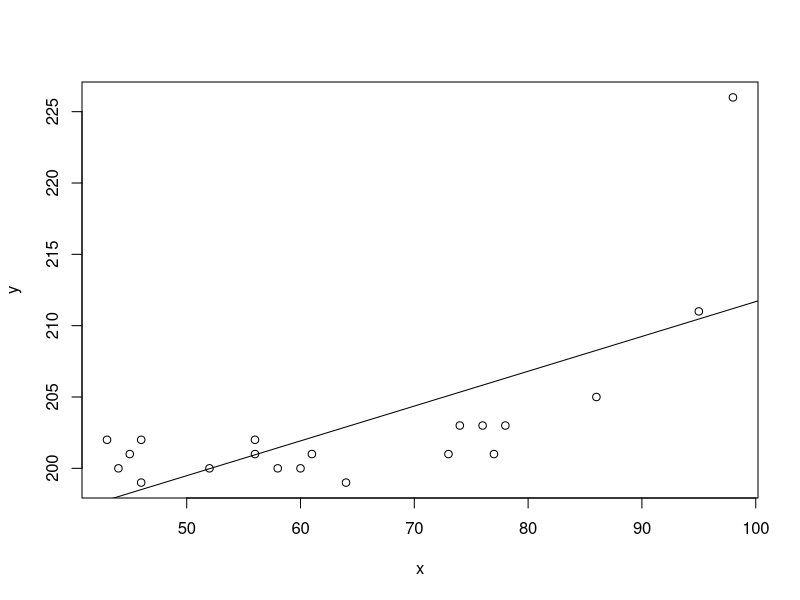
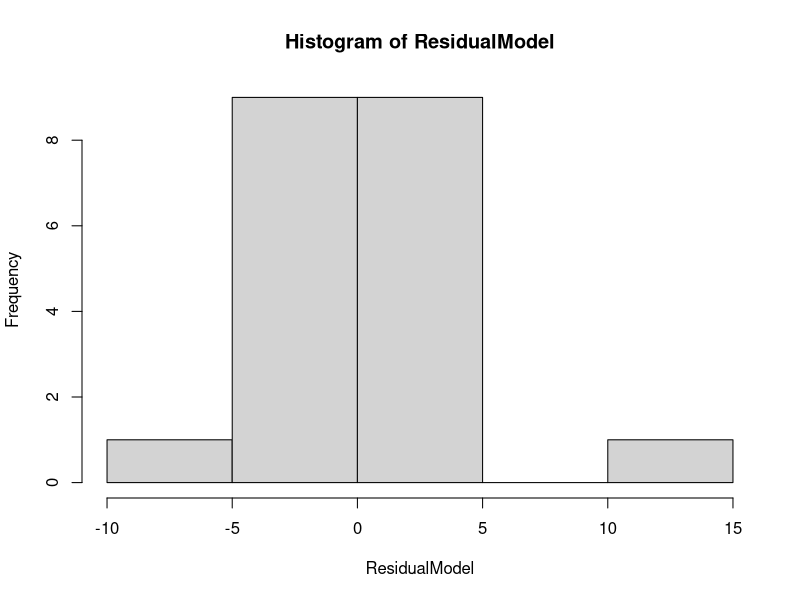
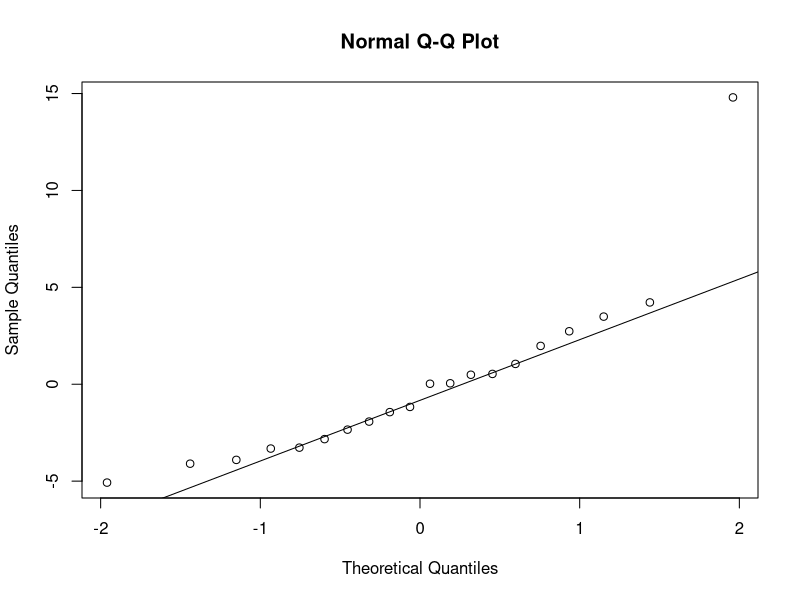
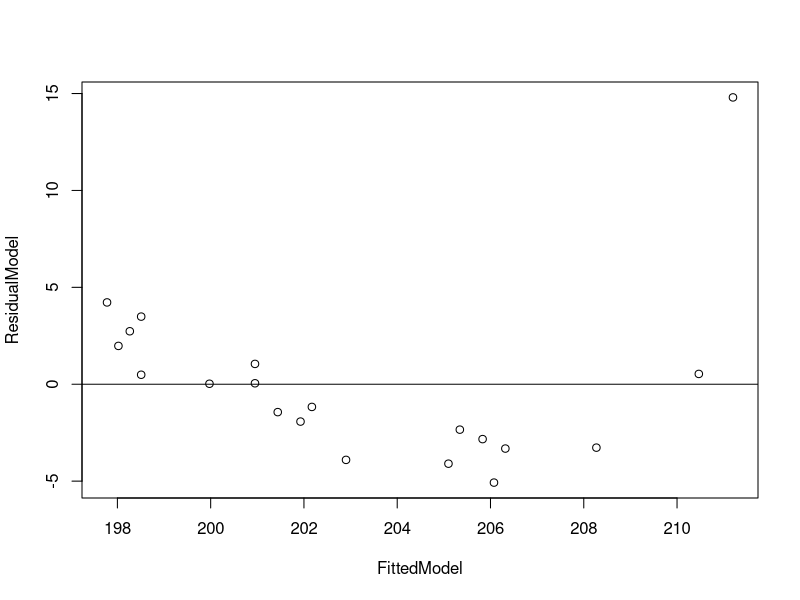

Source code (R) for these figures, in order:
# Task 1
	# Enter data set into R
		x <- c(58,73,56,74,43,46,64,95,44,78,77,52,60,98,46,86,56,61,76,45)
		y <- c(200,201,201,203,202,199,199,211,200,203,201,200,200,226,202,205,202,201,203,201)
		DataSet <- data.frame("x"=x, "y"=y)
	# Complete the following tasks using α = 0.01 and provide your code in the space provided.
		# Generate a scatter plot with least squares regression line.
			plot(x,y)
			lm.DataSet <- lm(y~x, data=DataSet)
			abline(lm.DataSet)
		# Generate the ANOVA for a model utility test.
			anova(lm.DataSet)
		# Generate a hypothesis test and confidence interval for the regression coefficients. That is, generate the parameter estimates and their respective test statistics and confidence intervals.
			confint(lm.DataSet, level=0.99)
			                  	# 0.5 %   99.5 %
				# (Intercept) 175.67731946 198.8925
				# x           	0.06944561   0.4186
			# y = 0.4186x + 196.8925
		# Generate the correlation coefficient of a simple regression.
			cor(x,y)
				# [1] 0.688116
		# Generate a data set of the residuals.
			model <- lm.DataSet
		# Generate a histogram and normal probability plot of the residuals.
			ResidualModel <- resid(model)
			hist(ResidualModel)
			qqnorm(ResidualModel)
			qqline(ResidualModel)
		# Generate a residual plot with horizontal axis.
			FittedModel <- fitted(model)
			plot(FittedModel, ResidualModel)
			abline(0,0)
